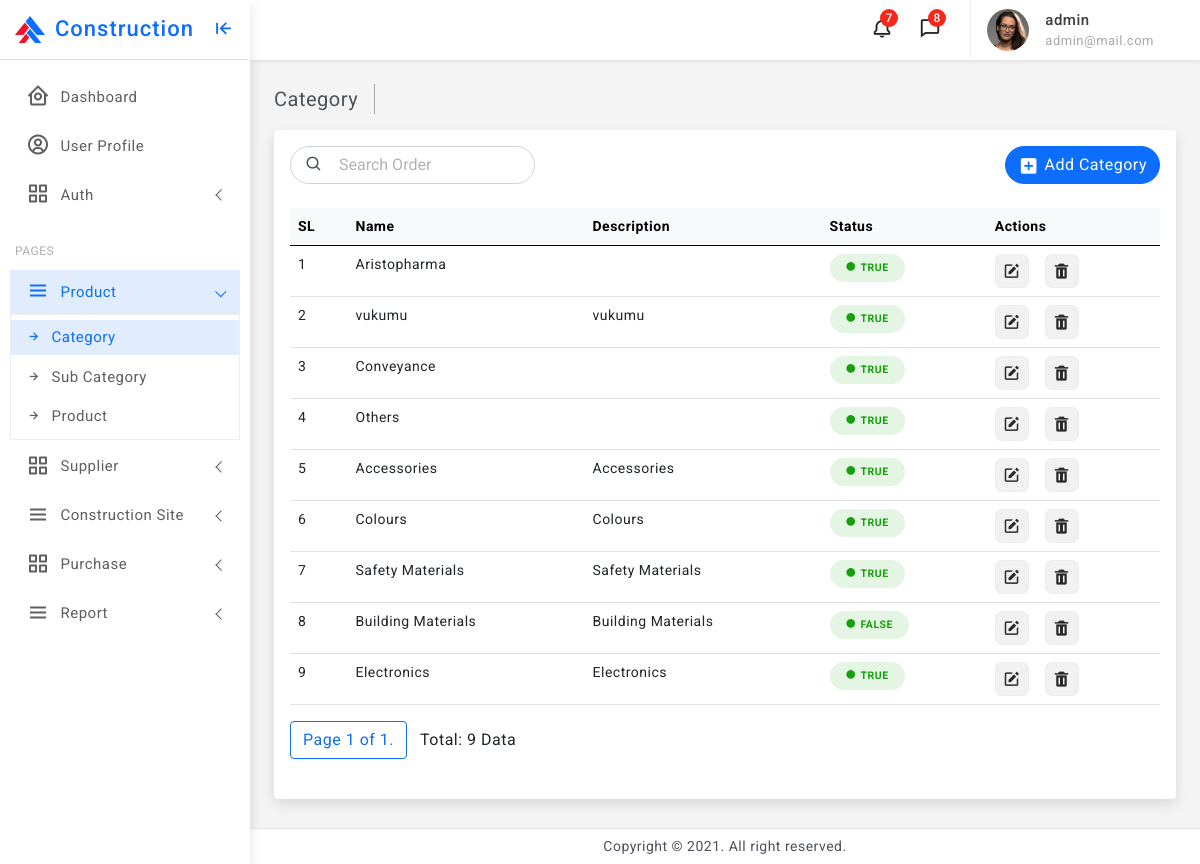
Page /category/ (signed in) on the committed database.
### category/models.py (models this page shows, shortened)
class Category(models.Model):
    name = models.CharField(max_length=240)
    description = models.CharField(max_length=500, blank=True, null=True)
    status = models.BooleanField(default=True)
    user = models.ForeignKey(User, on_delete=models.RESTRICT)
    created_at = models.DateTimeField(auto_now_add=True)
    updated_at = models.DateTimeField(auto_now=True)

### category/views.py (the view)
# urls.py: path('', views.CategoryHome, name='category'),
@login_required
def CategoryHome(request):
    form = CategoryCreateForm()
    categories = Category.objects.order_by('-created_at')
    items_per_page = 10
    paginator = Paginator(categories, items_per_page)
    page_number = request.GET.get('page')
    page = paginator.get_page(page_number)
    return render(request, "categories/category.html", {'form':form,'categories':categories,'page': page})

### category/forms.py
class CategoryCreateForm(forms.ModelForm):
    class Meta:
        model = Category
        fields = ['name', 'description']
        widgets = {
            'name': forms.TextInput(attrs={'class': 'form-control', 'id': 'nameid'}),
            'description': forms.Textarea(attrs={'class': 'form-control', 'id': 'desid', 'rows': 3, 'cols': 1}),
        }

### templates/categories/category.html (shortened to what this page needs)
{% extends "base.html" %}
{% load static %}
{% block content %}
<div class="page-wrapper">
    <div class="page-content">
        <div class="page-breadcrumb d-none d-sm-flex align-items-center mb-3">
            <div class="breadcrumb-title pe-3">Category</div>
        </div>
        <div class="card">
            <div class="card-body">
                <div class="d-lg-flex align-items-center mb-4 gap-3">
                    <div class="position-relative">
                        <input type="text" class="form-control ps-5 radius-30" placeholder="Search Order"> <span class="position-absolute top-50 product-show translate-middle-y"><i class="bx bx-search"></i></span>
                    </div>
                  <div class="ms-auto"><button class="btn btn-primary radius-30 mt-2 mt-lg-0" data-bs-toggle="modal" data-bs-target="#addCategoryModal">
                    <i class="bx bxs-plus-square"></i>Add Category</button></div>
                </div>
                <div class="table-responsive">
                    <table class="table mb-0">
                        <thead class="table-light">
                            <tr>
                                <th>SL</th>
                                <th>Name</th>
                                <th>Description</th>
                                <th>Status</th>
                                <th>Actions</th>
                            </tr>
                        </thead>
                        <tbody id="tbodyid">
                            {% for cat in page %}
                            <tr>
                                <td>{{forloop.counter}}</td>
                                <td>{{ cat.name }}</td>
                                <td>{{ cat.description }}</td>
                                <td><div class="badge rounded-pill text-success bg-light-success p-2 text-uppercase px-3"><i class='bx bxs-circle me-1'></i>{{ cat.status }}</div></td>
                                <td>
                                    <div class="d-flex order-actions">
                                        <a class="btn-edit" data-bs-toggle="modal" data-bs-target="#addCategoryModal" data-cid="{{cat.id}}"><i class='bx bxs-edit'></i></a>
                                        <a class="ms-3 btn-delete" data-cid="{{cat.id}}"><i class='bx bxs-trash'></i></a>
                                    </div>
                                </td>
                            </tr>
                            {% empty %}
                            <tr>
                                <td colspan="5" class="text-center text-secondary my-5">No Record Found in Database</td>
                            </tr>
                            {% endfor %}
                        </tbody>
                    </table>
                    <div class="pagination mt-3">
                        <span class="current">
                        <a class="btn btn-outline-primary mb-4"> Page {{ page.number }} of {{ page.paginator.num_pages }}.</a>
                        </span>
                        <p class="btn mb-4 float-end">Total: {{ page.paginator.count }} Data</p>
                    </div>
                </div>
            </div>
        </div>
    </div>
</div>
{% endblock content %}

### templates/base.html (shortened to what this page needs)
{% load static %}
<!doctype html>
<html lang="en">
{% include "assets/css/templatecss.html" %}
<body>
	<div class="wrapper">
		<div class="sidebar-wrapper" data-simplebar="true">
			<div class="sidebar-header">
				<div>
					<img src={% static "assets/images/logo-icon.png" %} class="logo-icon" alt="logo icon">
				</div>
				<div>
					<h4 class="logo-text">Construction</h4>
				</div>
				<div class="toggle-icon ms-auto"><i class='bx bx-arrow-to-left'></i>
				</div>
			</div>
			<ul class="metismenu" id="menu">
				<li>
					<a href="{% url 'dashboard' %}">
						<div class="parent-icon"><i class='bx bx-home-circle'></i>
						</div>
						<div class="menu-title">Dashboard</div>
					</a>
				</li>
				<li>
					<a href="{% url 'profile' %}">
						<div class="parent-icon"><i class="bx bx-user-circle"></i>
						</div>
						<div class="menu-title">User Profile</div>
					</a>
				</li>
				<li>
					<a class="has-arrow" href="javascript:;">
						<div class="parent-icon"><i class="bx bx-grid-alt"></i>
						</div>
						<div class="menu-title">Auth</div>
					</a>
				</li>
				<li class="menu-label">Pages</li>
				<li>
					<a class="has-arrow" href="javascript:;">
						<div class="parent-icon"><i class="bx bx-menu"></i>
						</div>
						<div class="menu-title">Product</div>
					</a>
					<ul>
						<li> <a href="{% url 'category' %}"><i class="bx bx-right-arrow-alt"></i>Category</a></li>
						<li> <a href="{% url 'subcategory' %}"><i class="bx bx-right-arrow-alt"></i>Sub Category</a></li>
						<li> <a href="{% url 'product' %}"><i class="bx bx-right-arrow-alt"></i>Product</a></li>
					</ul>
				</li>
				<li>
					<a class="has-arrow" href="javascript:;">
						<div class="parent-icon"><i class="bx bx-grid-alt"></i>
						</div>
						<div class="menu-title">Supplier</div>
					</a>
				</li>
				<li>
					<a class="has-arrow" href="javascript:;">
						<div class="parent-icon"><i class="bx bx-menu"></i>
						</div>
						<div class="menu-title">Construction Site</div>
					</a>
				</li>
				<li>
					<a class="has-arrow" href="javascript:;">
						<div class="parent-icon"><i class="bx bx-grid-alt"></i>
						</div>
						<div class="menu-title">Purchase</div>
					</a>
				</li>
				<li>
					<a class="has-arrow" href="javascript:;">
						<div class="parent-icon"><i class="bx bx-menu"></i>
						</div>
						<div class="menu-title">Report</div>
					</a>
				</li>
			</ul>
		</div>
		<header>
			<div class="topbar d-flex align-items-center">
				<nav class="navbar navbar-expand">
					<div class="top-menu ms-auto">
						<ul class="navbar-nav align-items-center">
							<li class="nav-item dropdown dropdown-large">
								<a class="nav-link dropdown-toggle dropdown-toggle-nocaret position-relative" href="#" role="button" data-bs-toggle="dropdown" aria-expanded="false"> <span class="alert-count">7</span>
									<i class='bx bx-bell'></i>
								</a>
							</li>
							<li class="nav-item dropdown dropdown-large">
								<a class="nav-link dropdown-toggle dropdown-toggle-nocaret position-relative" href="#" role="button" data-bs-toggle="dropdown" aria-expanded="false"> <span class="alert-count">8</span>
									<i class='bx bx-comment'></i>
								</a>
							</li>
						</ul>
					</div>
					<div class="user-box dropdown">
						<a class="d-flex align-items-center nav-link dropdown-toggle dropdown-toggle-nocaret" href="#" role="button" data-bs-toggle="dropdown" aria-expanded="false">
							<img src={% static "assets/images/avatars/avatar-2.png" %} class="user-img" alt="user avatar">
							<div class="user-info ps-3">
								<p class="user-name mb-0">{{ user.username }}</p>
								<p class="designattion mb-0">{{ user.email }}</p>
							</div>
						</a>
					</div>
				</nav>
			</div>
		</header>
        {% block content %}
        {% endblock content %}
		<footer class="page-footer">
			<p class="mb-0">Copyright © 2021. All right reserved.</p>
		</footer>
	</div>
</body>
</html>

### rows in the picture
Category: name "Aristopharma", status "TRUE"
Category: name "vukumu", description "vukumu", status "TRUE"
Category: name "Conveyance", status "TRUE"
Category: name "Others", status "TRUE"
Category: name "Accessories", description "Accessories", status "TRUE"
Category: name "Colours", description "Colours", status "TRUE"
Category: name "Safety Materials", description "Safety Materials", status "TRUE"
Category: name "Building Materials", description "Building Materials", status "FALSE"
Category: name "Electronics", description "Electronics", status "TRUE"

### other values in the picture
{{ user.username }} "admin"
{{ user.email }} "admin@mail.com"
{{ page.number }} "1"
{{ page.paginator.num_pages }} "1"
{{ page.paginator.count }} "9"
